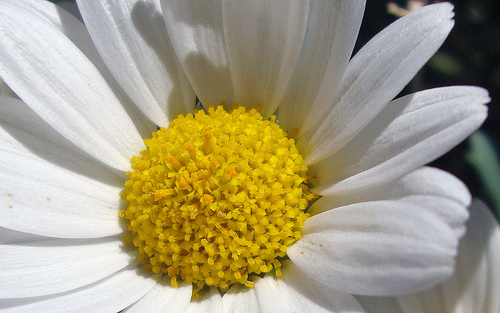
#> input picture Semester 6/Artificial Intelligence/flowers/daisy/10140303196_b88d3d6cec.jpg, 500 x 313 px, found by its file name; its folder holds only this picture in this run
$ jupyter execute lab9_20l1027.ipynb
#> lines starting #> are read from the running program, lines starting #| are printed output that depends on the picture
[cell 1]
import os
import numpy as np
from PIL import Image
from sklearn.model_selection import train_test_split
from sklearn.metrics import accuracy_score

[cell 2]
folder_path = r'C:\Users\Nadeem\Desktop\BSDS\Semester 6\Artificial Intelligence\flowers'

data = []
labels = []

image_size = (64, 64)

for folder_name in os.listdir(folder_path):
    subfolder_path = os.path.join(folder_path, folder_name)
    for file_name in os.listdir(subfolder_path):
        file_path = os.path.join(subfolder_path, file_name)
        img = Image.open(file_path)
#> img is the input picture: PIL image 500x313 RGB; mean R, G, B 166.3, 158.1, 129.8
        img = img.resize(image_size)
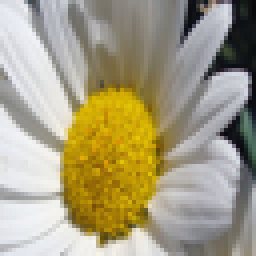
#> img: PIL image 64x64 RGB (shown 4 times larger); mean R, G, B 166.3, 158.1, 129.8
        img_array = np.array(img)
        data.append(img_array)
        labels.append(folder_name)
#> pass 2 of the loop `for folder_name in os.listdir(folder_path):`:
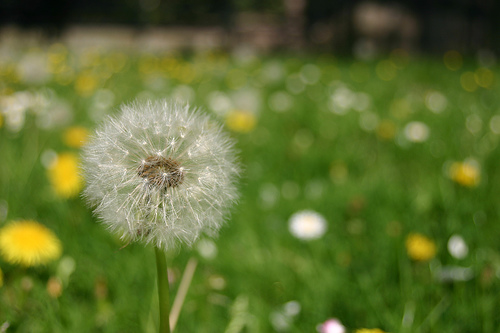
#> input picture Semester 6/Artificial Intelligence/flowers/dandelion/1776290427_9d8d5be6ac.jpg, 500 x 333 px, found by its file name
#> img is the input picture: PIL image 500x333 RGB; mean R, G, B 94.4, 110.7, 48.5
#> `img = img.resize(image_size)`:
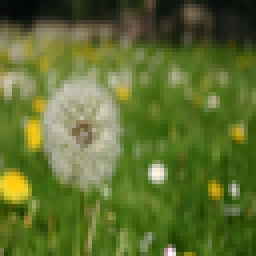
#> img: PIL image 64x64 RGB (shown 4 times larger); mean R, G, B 94.4, 110.7, 48.5

X = np.array(data)
y = np.array(labels)

[cell 3]
print(X)
#> (printed output is left out)
print(y)

[cell 4]
from sklearn.preprocessing import LabelEncoder

label_encoder = LabelEncoder()
y = label_encoder.fit_transform(labels)

[cell 5]
class MLP:
    def __init__(self, input_size, hidden_size, output_size):
        self.input_size = input_size
        self.hidden_size = hidden_size
        self.output_size = output_size

        self.W1 = np.random.randn(input_size, hidden_size) * 0.01
        self.b1 = np.zeros(hidden_size)
        self.W2 = np.random.randn(hidden_size, output_size) * 0.01
        self.b2 = np.zeros(output_size)

    def forward(self, X):
        self.Z1 = np.dot(X, self.W1) + self.b1
        self.A1 = self.sigmoid(self.Z1)
        self.Z2 = np.dot(self.A1, self.W2) + self.b2
        self.A2 = np.exp(self.Z2) / np.sum(np.exp(self.Z2), axis=1, keepdims=True)

    def backward(self, X, y):
        m = len(y)

        dZ2 = self.A2
        dZ2[np.arange(m), y] -= 1
        dW2 = np.dot(self.A1.T, dZ2)
        db2 = np.sum(dZ2, axis=0)
        dZ1 = np.dot(dZ2, self.W2.T) * self.sigmoid_derivative(self.Z1)
        dW1 = np.dot(X.T, dZ1)
        db1 = np.sum(dZ1, axis=0)

        self.W2 -= self.learning_rate * dW2
        self.b2 -= self.learning_rate * db2
        self.W1 -= self.learning_rate * dW1
        self.b1 -= self.learning_rate * db1

    def train(self, X, y, learning_rate=0.1, epochs=1000, verbose=True):
        self.learning_rate = learning_rate
        self.epochs = epochs

        y = y.astype(int)

        for epoch in range(1, self.epochs + 1):
            self.forward(X)
            loss = self.loss(y)

            if verbose and epoch % 100 == 0:
                print('Epoch:', epoch, 'Loss:', loss)

            self.backward(X, y)

    def predict(self, X):
        self.forward(X)
        return np.argmax(self.A2, axis=1)

    def loss(self, y):
        y = y.astype(int)
        return -np.sum(np.log(self.A2[np.arange(len(y)), y])) / len(y)

    def sigmoid(self, x):
        return 1 / (1 + np.exp(-x))

    def sigmoid_derivative(self, x):
        return self.sigmoid(x) * (1 - self.sigmoid(x))

[cell 6]
X_train, X_test, y_train, y_test = train_test_split(X, y, test_size=0.2, random_state=42)
#> y_train = [0]; y_test = [1]

X_train_flat = X_train.reshape(X_train.shape[0], -1)
X_test_flat = X_test.reshape(X_test.shape[0], -1)

X_train_norm = X_train_flat / 255
X_test_norm = X_test_flat / 255

input_size = X_train_norm.shape[1]
#> input_size = 12288
hidden_size = 100
output_size = len(np.unique(y_train))
#> output_size = 1
learning_rate = 0.1
epochs = 10

mlp = MLP(input_size, hidden_size, output_size)
#> in __init__, `self.W2 = np.random.randn(hidden_size, output_size) * 0.01`: self.W2 = 100 values, max 0.0274 at index 68, min -0.02 at index 36, mean -0.000666

mlp.train(X_train_norm, y_train, learning_rate=learning_rate, epochs=epochs)
#> in train, `y = y.astype(int)`: y = [0]

y_pred = mlp.predict(X_test_norm)
#> y_pred = [0]

accuracy = accuracy_score(y_test, y_pred)
#> accuracy = 0
print('Accuracy:', accuracy)
#| Accuracy: 0.0
